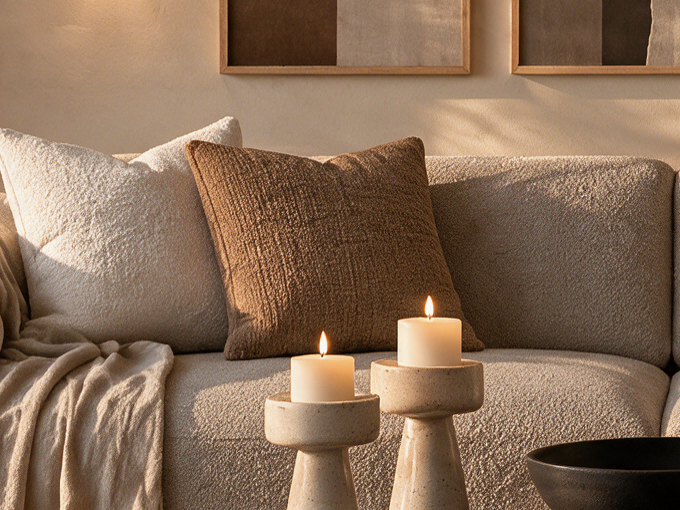
#> input picture assets/renders/editorial-phase-b-2026-11-06/raw/cam1-crop-input.png, 680 x 510 px, given in place of mediterranean-A-ed6.png, which was not available
$ python grade_med.py   (older library calls are emulated)
#> lines starting #> are read from the running program, lines starting #| are printed output that depends on the picture; after the words box and inside, x2 and y2 are one past the last pixel; in counts of white or black regions, pixels touching at a corner belong together
### assets/renders/editorial-phase-b-2026-11-06/finish_phaseb.py
#!/usr/bin/env python3
"""
finish_phaseb.py: editorial phase B (briefs/render-editorial-phase-b-2026-11-06.md, ED2 / ED3), render-agent, 2026-11-06, 0 tokens.
  nordicA   the size fixes in code on the seedream finishing pass of Nordic A (QA: the travertine block wall lights 2.6-3x their 8 x 16,
            the pendant 50-65 cm for its 40): each wall light with its glow scaled about its centre (the glow as light added to the wall,
            the wall under it rebuilt from its surroundings with the wall's own grain); the pendant scaled about its cable's ceiling point
  finish    light finishing for the seven frames: a soft highlight knee per channel (0.90 -> 0.985), nothing else; raws stay in raw/
  sheet     the owner's 7-frame sheet with the locked M0 v6 small and a product list with quick fidelity notes per frame
"""
import json
import os
import sys

import cv2
import numpy as np
from PIL import Image, ImageDraw, ImageFont

HERE = os.path.dirname(os.path.abspath(__file__))
REPO = os.path.abspath(os.path.join(HERE, "..", "..", ".."))
RAW = os.path.join(HERE, "raw")
SCONCE_SCALE = 0.36
PENDANT_SCALE = 0.70
SUN_TOP = 548                     # the top of the sun stripes on the back wall in the Nordic A seedream frame (px)


def s2l(x):
    return np.where(x <= 0.04045, x / 12.92, ((np.clip(x, 0, None) + 0.055) / 1.055) ** 2.4)


def l2s(x):
    return np.where(x <= 0.0031308, x * 12.92, 1.055 * np.power(np.clip(x, 0, None), 1 / 2.4) - 0.055)


def load01(p):
    return np.asarray(Image.open(p).convert("RGB")).astype(np.float32) / 255


# [115 lines left out: functions fill, body_bbox, nordic_a, not called in this run]


def knee(x, k=0.90, top=0.985):
    return np.where(x > k, k + (top - k) * np.tanh((x - k) / (top - k)), x)


FRAMES = [("nordic-A-fin", "raw/nordic-A-fin-codefix.png", "Nordic A, finished", "gpt base + seedream pass + code (lights x0.36, pendant x0.70)"),
          ("nordic-B-fin", "raw/nordic-B-fin-seedream.png", "Nordic B, finished", "nano-banana-2 base + seedream-5-pro pass"),
          ("warm-modern-A-fin", "raw/warm-modern-A-fin-seedream.png", "Warm modern A, finished", "gpt-image-2-5 base + seedream-5-pro pass"),
          ("boho-A", "raw/boho-A-gpt-image-2-5.png", "Boho A", "gpt-image-2-5 sunburst"),
          ("mediterranean-A", "raw/mediterranean-A-gpt-image-2-5.png", "Mediterranean A", "gpt-image-2-5 sunburst"),
          ("modern-country-A", "raw/modern-country-A-gpt-image-2-5.png", "Modern country A", "gpt-image-2-5 sunburst"),
          ("japandi-A", "raw/japandi-A-nano-banana-2.png", "Japandi A", "nano-banana-2")]


# [56 lines left out: functions finish, sheet, not called in this run]


# [8 lines that do not run on import are left out]

### assets/renders/editorial-phase-b-2026-11-06/grade_boho.py
#!/usr/bin/env python3
"""
grade_boho.py: the boho grade in code (master-designer's G-ED.10 fix, docs/proposals/clay-r2-and-ged-verdicts-2026-11-07.md section 2),
render-agent, 2026-11-07. 0 tokens, no var2. boho-A-fin5.png -> boho-A-fin6.png (fin5 and the raw kept as they are).
Every step is a per-pixel curve (no local tone mapping), so the reed curtain's light stripes keep their contrast:
  1. white balance ~ -300 K: linear-light gains W(4600 K) / W(4300 K) (Planckian white points, CIE 1931 / sRGB), luminance kept
  2. saturation -15 %: Lab chroma x0.85; terracotta and rust (hue 25-58 deg) held at HSV S >= 0.45 where they were at or above it
  3. shadows: black point L* 9-11 (p0.5 kept there) and a gentle toe that deepens L* 10-45 by up to 2.5 (the shadows read less lifted)
  4. highlights: a soft roll-off from L* 90
  5. the plaster toward sand-cream (#D9C4A1 .. #F0E7D8): in the wall zone only (the art, the sconces, the macrame disc, the pendant and the
     plants kept out), plaster pixels (hue 50-80 deg, C > 8) rotated toward hue 82 and their chroma x0.78; a soft mask
  6. (optional, kept only if clean) the stripes on the rug lifted slightly: +15 % of the rug's own light detail (sigma 14), edges damped
Measures G-ED.12 (clipped >= 254) on the raw and on fin6 with qa's guardrails rules; grade-boho.json.
"""
import json
import math
import os
import sys

import cv2
import numpy as np
from PIL import Image, ImageDraw, ImageFont

HERE = os.path.dirname(os.path.abspath(__file__))
sys.path.insert(0, HERE)
from finish_phaseb import s2l, l2s, load01  # noqa: E402

SRC = os.path.join(HERE, "boho-A-fin5.png")
RAW = os.path.join(HERE, "raw", "boho-A-gpt-image-2-5.png")
OUT = os.path.join(HERE, "boho-A-fin6.png")
REC = os.path.join(HERE, "grade-boho.json")
M_XYZ2RGB = np.array([[3.2406, -1.5372, -0.4986], [-0.9689, 1.8758, 0.0415], [0.0557, -0.2040, 1.0570]])


def planck_xy(T):
    if T <= 4000:
        x = -0.2661239e9 / T ** 3 - 0.2343589e6 / T ** 2 + 0.8776956e3 / T + 0.179910
    else:
        x = -3.0258469e9 / T ** 3 + 2.1070379e6 / T ** 2 + 0.2226347e3 / T + 0.240390
    if T <= 2222:
        y = -1.1063814 * x ** 3 - 1.34811020 * x ** 2 + 2.18555832 * x - 0.20219683
    elif T <= 4000:
        y = -0.9549476 * x ** 3 - 1.37418593 * x ** 2 + 2.09137015 * x - 0.16748867
    else:
        y = 3.0817580 * x ** 3 - 5.87338670 * x ** 2 + 3.75112997 * x - 0.37001483
    return x, y


def white_rgb(T):
    x, y = planck_xy(T)
    XYZ = np.array([x / y, 1.0, (1 - x - y) / y])
    rgb = M_XYZ2RGB @ XYZ
    return rgb / rgb[1]


def lab_f(srgb):
    return cv2.cvtColor(np.clip(srgb, 0, 1).astype(np.float32), cv2.COLOR_RGB2LAB)


def rgb_f(lab):
    return np.clip(cv2.cvtColor(lab.astype(np.float32), cv2.COLOR_LAB2RGB), 0, 1)


def hsv_s(srgb):
    mx, mn = srgb.max(2), srgb.min(2)
    return np.where(mx > 1e-4, (mx - mn) / np.maximum(mx, 1e-4), 0)


# [5 lines left out: function box_mask, not called in this run]


# products and objects on the wall, by their shapes (read on the frame at x2): kept out of the plaster step. The lamps' warm glow on the
# plaster round them is plaster and takes the step (it also tames the glow's bloom into the wall the designer noted)
ART_BOXES = [(806, 176, 1046, 584), (1068, 208, 1274, 586), (1292, 234, 1468, 588)]          # the three framed prints
ELLIPSES = [((255, 300), (37, 47)), ((317, 397), (78, 70)),                                   # the left sconce: its disc, its rattan ball
            ((1555, 387), (23, 40)), ((1625, 465), (55, 50)),                                 # the right sconce
            ((587, 370), (81, 83))]                                                           # the macrame disc with its fringe
RECTS = [(262, 278, 300, 302), (292, 255, 348, 328), (1566, 373, 1605, 390), (1608, 353, 1646, 406)]   # the sconces' arms and cylinders
PENDANT = [(1620, 0), (1945, 0), (1965, 120), (1977, 215), (1974, 244), (1591, 244), (1588, 215), (1597, 120)]


# [38 lines left out: function objects_mask, not called in this run]


WALL_ZONE = (0, 0, 2160, 690)
RUG_ZONE = [(60, 1180), (2060, 1180), (2060, 1536), (60, 1536)]
RUG_OUT = [(780, 1020, 2045, 1450), (2080, 1090, 2690, 1510)]                               # the coffee table + runner, the pouf


def measure_clip(path, windows=()):
    im = np.asarray(Image.open(path).convert("RGB"))
    keep = np.ones(im.shape[:2], bool)
    for x0, y0, x1, y1 in windows:
        keep[y0:y1, x0:x1] = False
    mx = im.max(2)
    return dict(file=os.path.relpath(path, os.path.join(HERE, "..", "..", "..")), clipped_254_pct=round(float(((mx >= 254) & keep).sum() / keep.sum() * 100), 3),
                near_clip_250_pct=round(float(((mx >= 250) & keep).sum() / keep.sum() * 100), 3))


# [134 lines left out: functions main, sheet, not called in this run]


# [5 lines that do not run on import are left out]

### assets/renders/editorial-phase-b-2026-11-06/grade_med.py
#!/usr/bin/env python3
"""
grade_med.py: the Mediterranean regional grade in code (master-designer, docs/proposals/clay-r2-and-ged-verdicts-2026-11-07.md section 6,
G-ED.13: 13:00, a hard sun blade, cool shade), render-agent, 2026-11-07. 0 tokens, no var2.
mediterranean-A-ed6.png -> mediterranean-A-ed7.png (ed6 and the raw kept as they are). Per-pixel curves on a soft shade mask:
  sun mask    the direct sun patches only (L* > 78 and b* > 18, the window box out), softened ~20 px: inside, nothing changes
  shade       everything else but the window: white balance ~500 K cooler (linear gains W(5000 K) / W(4500 K), luminance kept);
              L* 30-70 down by up to 4 (a soft bump); chroma -10 % (the terracotta floor held at HSV S >= 0.40);
              the limewash (low-chroma warm whites on the architecture, the products' boxes out) pulled to b* 6-9 and a* <= 3
  the blade   the sun patch on the floor and the sill stays exactly as it is and stands out as the shade round it goes down
Guardrails measured: G-ED.11 (b* of the darkest 10 % >= -4; target >= +3), G-ED.12 (clipped >= 254, raw / ed6 / ed7), and the mask edge
(the shade weight's gradient zone) checked for halos in the crops. grade-med.json, grade-med-sheet.jpg, grade-med-before-after/.
"""
import json
import os
import sys

import cv2
import numpy as np
from PIL import Image, ImageDraw, ImageFont

HERE = os.path.dirname(os.path.abspath(__file__))
sys.path.insert(0, HERE)
from finish_phaseb import s2l, l2s, load01  # noqa: E402
from grade_boho import white_rgb, lab_f, rgb_f, hsv_s, measure_clip  # noqa: E402

SRC = os.path.join(HERE, "mediterranean-A-ed6.png")
RAW = os.path.join(HERE, "raw", "mediterranean-A-gpt-image-2-5.png")
OUT = os.path.join(HERE, "mediterranean-A-ed7.png")
REC = os.path.join(HERE, "grade-med.json")
WINDOW = (2392, 170, 2730, 915)                         # the glass and the view (the shutter outside it)
PRODUCT_BOXES = [(288, 136, 692, 664), (732, 182, 1102, 672), (1138, 226, 1462, 678),    # the three framed prints
                 (1172, 0, 1694, 252),                                                    # the pendant
                 (200, 700, 1772, 1240), (428, 980, 1004, 1446),                          # the back cushions, the seat pad, the throw
                 (708, 1000, 2132, 1536),                                                 # the table, the bowl, the candle holders
                 (1728, 838, 2002, 1232), (1948, 918, 2272, 1272),                       # the magazine holder, the planter
                 (2088, 378, 2652, 930), (276, 1356, 2684, 1536)]                         # the sill vase with its olive, the rug


def box_mask(shape, boxes):
    m = np.zeros(shape[:2], bool)
    for x0, y0, x1, y1 in boxes:
        m[y0:y1, x0:x1] = True
    return m


def main():
    a = load01(SRC)
    H, W = a.shape[:2]
    lab0 = lab_f(a)
    L0, A0, B0 = lab0[..., 0], lab0[..., 1], lab0[..., 2]
    win = box_mask(a.shape, [WINDOW])
    # the sun mask (hard patches) softened ~20 px; the window kept too
    sun = (L0 > 78) & (B0 > 18) & ~win
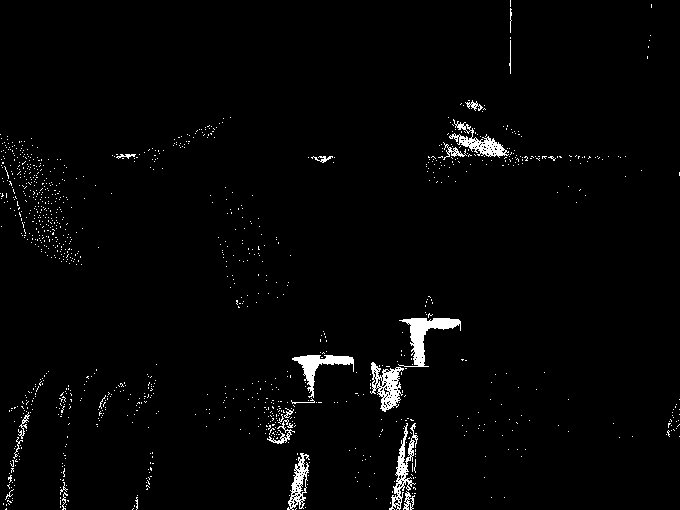
#> sun: shape (510, 680) bool; 2.1% white; 1113 white regions (1091 under 20 px), largest, box (x1, y1, x2, y2) and area: (398, 318, 461, 367) 1020, (370, 362, 404, 412) 793, (292, 355, 354, 398) 753
    sun = cv2.morphologyEx(sun.astype(np.uint8), cv2.MORPH_OPEN, np.ones((3, 3), np.uint8))
    sun = cv2.morphologyEx(sun, cv2.MORPH_CLOSE, np.ones((7, 7), np.uint8)).astype(np.float32)
    sun_s = np.maximum(sun, np.clip(cv2.GaussianBlur(sun, (0, 0), 6.5) * 1.6, 0, 1))      # the patches whole; the ~20 px soft edge in the shade
    win_s = np.clip(cv2.GaussianBlur(win.astype(np.float32), (0, 0), 4.0) * 1.3, 0, 1)
    shade = (1 - sun_s) * (1 - win_s)
    # 1. white balance ~500 K cooler, in the shade only
    lin = s2l(a)
    g = white_rgb(5000) / white_rgb(4500)
    g = g / (g @ np.array([0.2126, 0.7152, 0.0722]))
    hl = np.clip((L0 - 80.0) / 12.0, 0, 1)                                 # the highlights (L* 80-92) keep their white: no clipping
    wb_w = shade * (1 - hl)
    lin1 = lin * (1 + (g[None, None, :] - 1) * wb_w[..., None])
    s1 = l2s(np.clip(lin1, 0, 1))
    lab = lab_f(s1)
    L, A_, B_ = lab[..., 0], lab[..., 1], lab[..., 2]
    # 2. chroma -10 % in the shade; the terracotta floor held at S >= 0.40
    C = np.hypot(A_, B_)
    h = np.degrees(np.arctan2(B_, A_)) % 360
    cf = 1 - 0.10 * shade
    A2, B2 = A_ * cf, B_ * cf
    # 3. the limewash in the shade: b* to 6-9, a* <= 3 (the architecture's low-chroma warm whites; the products' boxes out)
    prod = box_mask(a.shape, PRODUCT_BOXES)
    lime = (C < 24) & (h > 45) & (h < 105) & (L > 35) & (L < 95) & ~prod & ~win
    lm = cv2.GaussianBlur(lime.astype(np.float32), (0, 0), 2.0) * (1 - cv2.GaussianBlur(prod.astype(np.float32), (0, 0), 2.0)) * shade
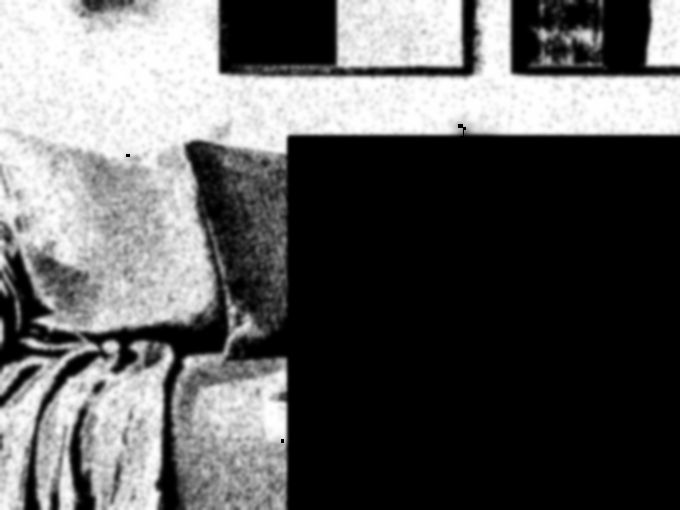
#> lm: shape (510, 680) float32; min 0, max 1, mean 0.371
    b_now = float(np.median(B2[lime & (shade > 0.9)])) if (lime & (shade > 0.9)).any() else 10.0
#> b_now = 10.76
    b_t = float(np.clip(b_now, 6.0, 9.0))
#> b_t = 9
    if b_now > 9.0:
        b_t = 8.0
    elif b_now < 6.0:
        b_t = 6.5
    B3 = B2 + (np.clip(B2, 6.0, 9.0) - B2) * lm                              # each limewash pixel into b* 6-9
    A3 = np.where(A2 > 3.0, A2 - (A2 - 3.0) * 0.7 * lm, A2)
    # 4. L* 30-70 down by up to 4 (a soft bump), shade only, the chroma kept in proportion
    bump = np.where((L > 30) & (L < 70), 4.0 * np.sin(np.pi * (L - 30) / 40.0), 0.0)
    L3 = L - bump * shade
    ratio = np.clip(L3 / np.maximum(L, 1e-3), 0.9, 1.0)
    lab3 = np.stack([L3, A3 * ratio, B3 * ratio], -1)
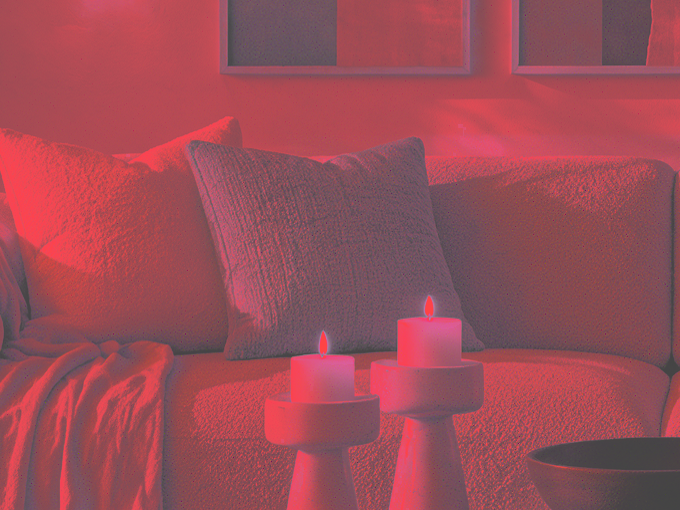
#> lab3: shape (510, 680, 3) float32; mean of channels 0, 1, 2 45.3, 4.9, 10.3; drawn with min black and max white
    s3 = rgb_f(lab3)
    # the terracotta floor (hue 25-60, C > 15, low in the frame) held at S >= 0.40 where it was
    S_in, S_out = hsv_s(a), hsv_s(s3)
#> in hsv_s, `mx, mn = srgb.max(2), srgb.min(2)`:
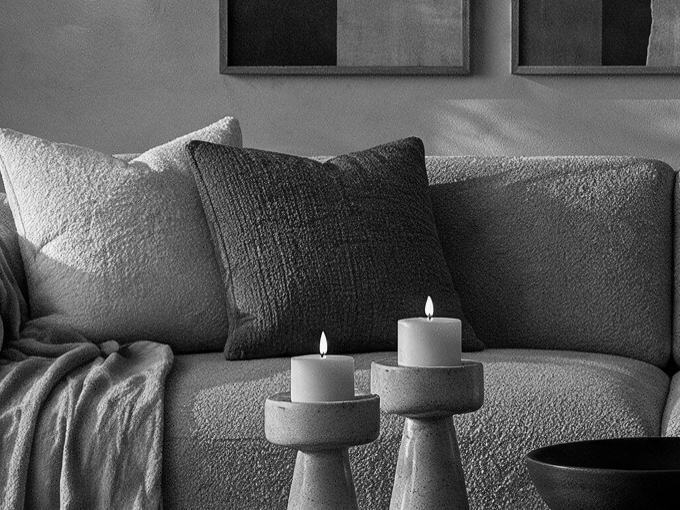
#> mn: shape (510, 680) float32; min 0, max 0.969, mean 0.34
#> in hsv_s (call 2), `return np.where(mx > 1e-4, (mx - mn) / np.maximum(mx, 1e-4), 0)`:
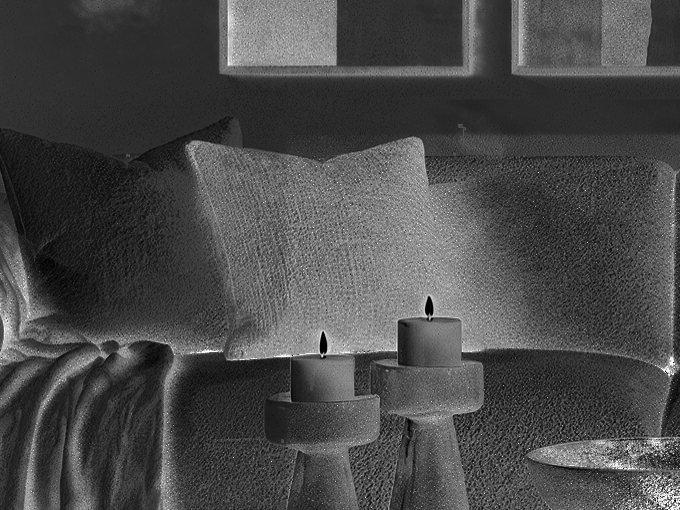
#> returned value: shape (510, 680) float32; min 0, max 1, mean 0.292
    terr = (h > 25) & (h < 60) & (C > 15) & (S_in >= 0.40) & (S_out < 0.40) & (shade > 0.05) & ~prod
    if terr.any():
        k_ = np.clip((0.40 - S_out) / np.maximum(S_in - S_out, 1e-3), 0, 1)
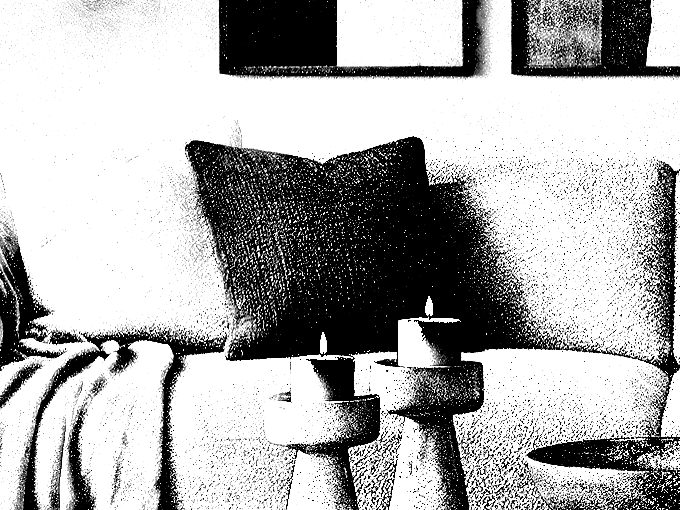
#> k_: shape (510, 680) float32; min 0, max 1, mean 0.68
        s3 = np.where(terr[..., None], s3 * (1 - k_[..., None]) + a * k_[..., None], s3)
    o8 = (np.clip(s3, 0, 1) * 255 + 0.5).astype(np.uint8)
    # inside the sun mask (weight < 0.002 shade) and the window: the original pixels exactly
    keep = shade < 0.002
    o8 = np.where(keep[..., None], (a * 255 + 0.5).astype(np.uint8), o8)
    Image.fromarray(o8).save(OUT)
    # --- measures
    labo = lab_f(o8.astype(np.float32) / 255)

    def dark10_b(lb):
        Lq = cv2.resize(lb[..., 0], (W // 4, H // 4), interpolation=cv2.INTER_AREA)
        Bq = cv2.resize(lb[..., 2], (W // 4, H // 4), interpolation=cv2.INTER_AREA)
        thr = np.percentile(Lq, 10)
        return round(float(Bq[Lq <= thr].mean()), 2)

    def patch(lb, bx):
        x0, y0, x1, y1 = bx
        s_ = lb[y0:y1, x0:x1].reshape(-1, 3)
        return [round(float(np.median(s_[:, i])), 1) for i in range(3)]
    patches = {"limewash back wall (shade)": (1520, 320, 1700, 520), "limewash arch left (shade)": (20, 400, 120, 900),
               "limewash right wall (shade)": (1800, 300, 2000, 600), "bench front (shade)": (260, 1240, 600, 1340),
               "terracotta floor (shade)": (2300, 1320, 2600, 1400), "the blade: floor sun patch": None, "the blade: sill sun patch": None}
    pat = {}
    for k, bx in patches.items():
        if bx is None:
            continue
        pat[k] = dict(before=patch(lab0, bx), after=patch(labo, bx))
#> this loop made 7 passes
#> after the loop, pat = 5 items
    # the blade: the sun pixels on the floor (y > 1250) and the sill (x > 2300, y 880-960): unchanged, and their contrast to the shade
    floor_sun = (sun > 0) & (np.mgrid[0:H, 0:W][0] > 1250)
    sill_sun = (sun > 0) & box_mask(a.shape, [(2250, 860, 2736, 980)])

    def contrast(lb, m):
        if not m.any():
            return None
        ring = cv2.dilate(m.astype(np.uint8), np.ones((41, 41), np.uint8)).astype(bool) & ~cv2.dilate(m.astype(np.uint8), np.ones((15, 15), np.uint8)).astype(bool)
        return round(float(np.median(lb[..., 0][m]) - np.median(lb[..., 0][ring])), 1)
    blade = dict(floor=dict(px=int(floor_sun.sum()), L_contrast_to_shade_before=contrast(lab0, floor_sun), after=contrast(labo, floor_sun)),
                 sill=dict(px=int(sill_sun.sum()), L_contrast_to_shade_before=contrast(lab0, sill_sun), after=contrast(labo, sill_sun)))
#> blade = 2 items
    moved_in_sun = int((np.abs(o8.astype(int) - (a * 255 + 0.5).astype(int)).max(2) > 0)[sun > 0].sum())
#> moved_in_sun = 0
    rec = dict(date="2026-11-07", by="render-agent", tokens=0, base="mediterranean-A-ed6.png", out="mediterranean-A-ed7.png",
               raw_kept="raw/mediterranean-A-gpt-image-2-5.png", spec="docs/proposals/clay-r2-and-ged-verdicts-2026-11-07.md section 6 + the manager's brief",
               masks=dict(sun_px=int((sun > 0).sum()), sun_soft_px=int(((sun_s > 0.002) & (sun_s < 0.998)).sum()), shade_mean=round(float(shade.mean()), 3),
                          window_box=list(WINDOW), limewash_px=int(lime.sum()), product_boxes=PRODUCT_BOXES),
               steps=dict(white_balance=dict(from_K=5000, to_K=4500, linear_gains=np.round(g, 4).tolist(), note="cooler by ~500 K, shade only"),
                          chroma_factor_shade=0.90, terracotta_floor_floor_S=0.40, terracotta_held_px=int(terr.sum()),
                          limewash=dict(b_median_before=round(b_now, 2), b_target=round(b_t, 2), a_cap=3.0),
                          L_bump="L* 30-70 down by up to 4 (sin), shade only"),
               patches_Lab=pat, blade=blade, sun_px_changed=moved_in_sun,
               guardrails=dict(G_ED_11_dark10_b=dict(ed6=dark10_b(lab0), ed7=dark10_b(labo), rule=">= -4 (target >= +3)"),
                               G_ED_12=dict(raw=measure_clip(RAW) if os.path.exists(RAW) else None, ed6=measure_clip(SRC), ed7=measure_clip(OUT))),
               note="TEST, not for the site; new files only")
#> in dark10_b, `Lq = cv2.resize(lb[..., 0], (W // 4, H // 4), interpolation=cv2.INTER_..`:
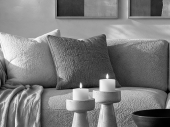
#> Lq: shape (127, 170) float32; min 0.238, max 97.04, mean 47.2; drawn with min black and max white
#> in dark10_b, `thr = np.percentile(Lq, 10)`: thr = 23.01
#> rec = 14 items
    json.dump(rec, open(REC, "w"), indent=1, ensure_ascii=False)
    # the sheet and crops
    f = ImageFont.truetype("/usr/share/fonts/truetype/dejavu/DejaVuSans-Bold.ttf", 26)
    A = Image.open(SRC).convert("RGB")
    B = Image.open(OUT).convert("RGB")
    w = 1200
    A2_, B2_ = A.resize((w, int(A.height * w / A.width)), Image.LANCZOS), B.resize((w, int(B.height * w / B.width)), Image.LANCZOS)
    sh = Image.new("RGB", (2 * w + 60, A2_.height + 90), (250, 249, 247))
    d = ImageDraw.Draw(sh)
    d.text((20, 18), "Mediterranean: ed6 (left) -> ed7, regional grade: the sun kept, the shade cooler and lower (13:00). TEST", fill=(0, 0, 0), font=f)
    sh.paste(A2_, (20, 70))
    sh.paste(B2_, (40 + w, 70))
    sh.save(os.path.join(HERE, "grade-med-sheet.jpg"), quality=90)
    os.makedirs(os.path.join(HERE, "grade-med-before-after"), exist_ok=True)
    for name, bx in {"floor-blade": (1900, 1150, 2736, 1536), "sill-blade": (2150, 700, 2736, 1000), "wall-shade": (1400, 200, 2100, 900),
                     "arch-bench": (0, 600, 900, 1400)}.items():
        pa, pb = A.crop(bx), B.crop(bx)
        im = Image.new("RGB", (pa.width * 2 + 20, pa.height), (250, 249, 247))
        im.paste(pa, (0, 0))
        im.paste(pb, (pa.width + 20, 0))
        im.save(os.path.join(HERE, "grade-med-before-after", name + ".jpg"), quality=92)
    return rec


if __name__ == "__main__":
    r = main()
#> r = 14 items
    print(json.dumps({k: v for k, v in r.items() if k in ("masks", "steps", "patches_Lab", "blade", "sun_px_changed", "guardrails")}, indent=1, ensure_ascii=False)[:5000])
#> (printed output is left out)
